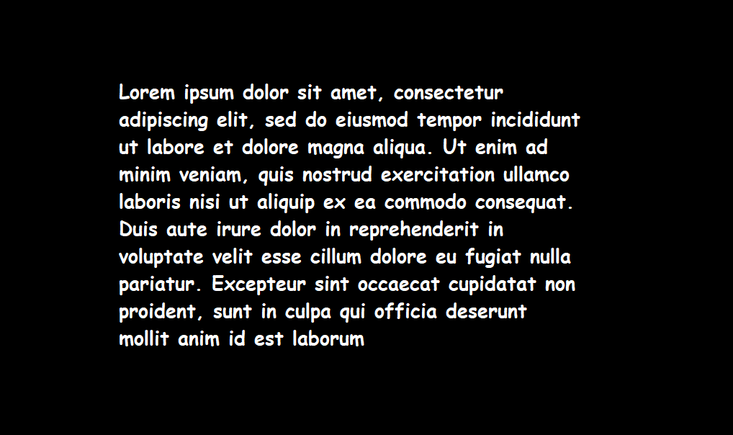
#> input picture src/inputs/dark.png, 733 x 435 px, shrunk from 1018 x 604 before the run, found by its file name
$ python -i image_preprocessing.py   (imports and definitions only)
#> lines starting #> are read from the running program, lines starting #| are printed output that depends on the picture; after the words box and inside, x2 and y2 are one past the last pixel; in counts of white or black regions, pixels touching at a corner belong together
### src/settings.py


class Settings:
    def __init__(self):
        # debug modes
        self.debug_preprocessor = False
        self.debug_line_segmenter = False
        self.debug_word_segmenter = False
        self.debug_character_segmenter = False
        self.debug_character_preprocessor = False
        self.debug_character_recognizor = False
        self.debug_post_processor = False

        # adaptive thresholding parameters
        self.threshold_block_size = 51
        self.threshold_offset = 0.1

        # the range (-theta, theta) across which skew correction is performed (in degrees)
        self.skew_correction_range = 90

        # the fine-angle tuning used for skew correction (in degrees)
        self.skew_correction_step = 1

        # the minimum ratio of pixels in a row (with respect to total number of pixels) for it to be considered a horizontal line
        self.horizontal_line_threshold = 0.4

        # rows around each horizontal line to be remove
        self.line_surround_remove = 2

        # the minimum ratio of pixels in a row (with respect to the maximum) for it to be considered the starting of a line of text
        self.line_segmentation_threshold = 0.1

        # minimum spacing between two lines (in pixels)
        self.line_segmentation_min_height = 5

        # the ratio of height (wrt line height) of a character if it is to be ignored
        # this is useful for ignoring commas and periods
        self.ignore_character_height_ratio = 0.4

        # the minimum number of pixels a feature above a short connected component must have
        # to be considered a tittle
        self.min_tittle_pixels = 5

        # if connectivtiy is 1, then only the 4 Von Neumann neighbours are considered as 'neighbours' of a pixel
        # if connectivity is 2, then all 7 adjacent pixels are considered as 'neighbours'
        # for eroded images, keep connectivity = 2 to prevent the connected components from being broken
        self.connectivity = 2

        # the amount of padding (in pixels) inserted around the square image of each character
        # before image is passed to neural network for recongition
        self.padding = 4

        # skeletonization of character processed image, beofre it is passed to neural network
        # required only if the writing is very thick, or thickness is uneven
        self.skeletonize = False

        # dilation of character processed image, before it is passed to neural network
        # required only if the writing is very thin and the characters have been eroded
        self.dilate = True

        # in a word with both letters and numbers
        # the ratio of num_numbers / num_total below which number correction will be applied
        self.max_number_ratio = 0.5

        # minimum length of word for which autocorrected can be applied
        self.min_word_length_autocorrect = 3

        # maximum ratio of erraneous characters to total characters in a word for which autocorrect can be applied
        self.max_error_ratio = 0.8

        # maximum number of prospective words to be returned by autocorrect
        self.max_autocorrected_words = 4


settings = Settings()

### src/image_preprocessing.py
from matplotlib import pyplot as plt
from multiprocessing import cpu_count, Pool
from numpy import arange, mean, pi, sum, var, zeros
from os import path
from skimage.io import imread
from skimage.color import rgb2gray, rgba2rgb
from skimage.filters import threshold_local, threshold_otsu
from skimage.restoration import denoise_nl_means, estimate_sigma
from skimage.transform import rotate
from tqdm import tqdm

from settings import settings


def get_rotated_image_variance(data):
    image, angle = data
    rotated_image = rotate(image, angle)
    horizontal_profile = sum(rotated_image, axis=1)
    return var(horizontal_profile)


def image_preprocessor(image_name, skew_correction=False, denoising=False, horizontal_lines=False):
    # load image
#> called with image_name = 'inputs/dark.png', skew_correction = False, denoising = False, horizontal_lines = False
    folder_path = path.dirname(__file__)
    original_image = imread(path.join(folder_path, 'inputs', image_name))
#> original_image is the input picture: shape (435, 733, 4); mean R, G, B, A 18.5, 18.5, 18.5, 255
    num_rows, num_cols, num_channels = original_image.shape
#> num_rows = 435; num_cols = 733; num_channels = 4

    if num_channels == 4:
        original_image = rgba2rgb(original_image)
#> original_image: shape (435, 733, 3) float64
    image = rgb2gray(original_image)
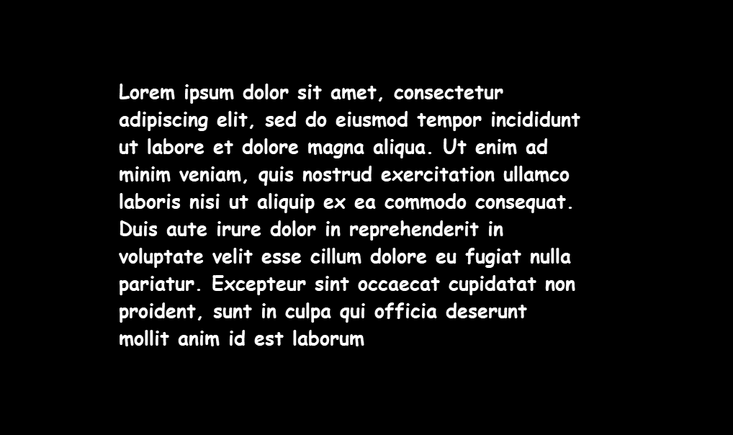
#> image: shape (435, 733) float64; min 0, max 1, mean 0.0724

    if settings.debug_preprocessor:
        plt.title("Grayscale image")
        plt.imshow(image, cmap='gray')
        plt.axis('off')
        plt.show()

    # thresholding
    otsu_threshold = threshold_otsu(image)
#> otsu_threshold = 0.436
    image_otsu_1 = image > otsu_threshold
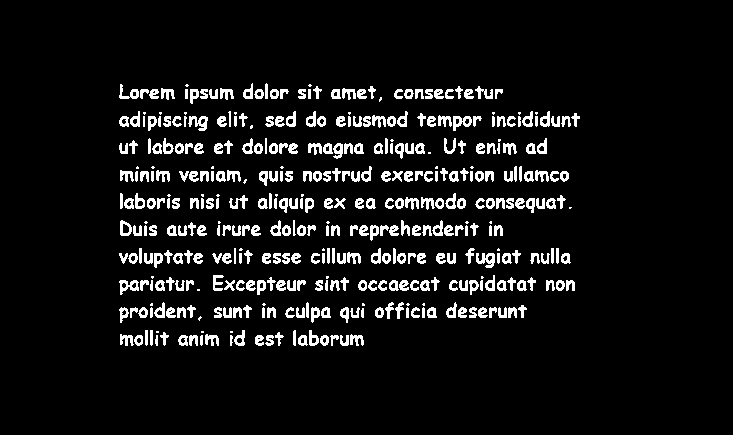
#> image_otsu_1: shape (435, 733) bool; 7.6% white; 411 white regions (49 under 20 px), largest, box (x1, y1, x2, y2) and area: (476, 253, 495, 268) 171, (188, 116, 208, 131) 164, (453, 116, 472, 131) 156
    image_otsu_2 = image < otsu_threshold

    if sum(image_otsu_1) > sum(image_otsu_2):
        threshold = threshold_local(image, settings.threshold_block_size, offset=settings.threshold_offset)
        image = image < threshold
    else:
        print("Dark image detected. Inverting image and recalculating local thresholds ...")
        image = 1 - image
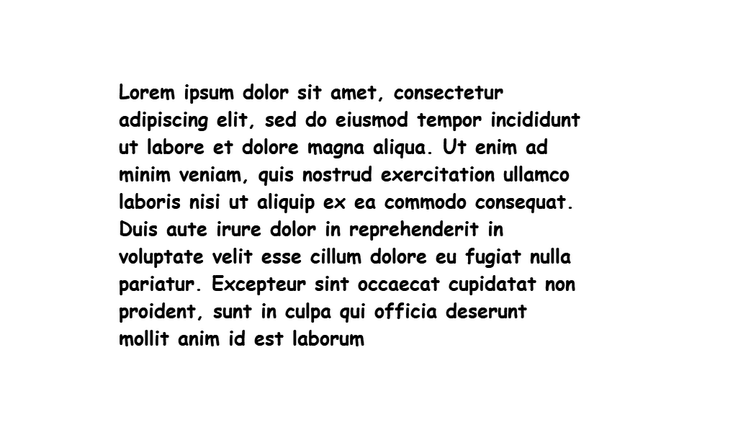
#> image: shape (435, 733) float64; min 0, max 1, mean 0.928
        threshold = threshold_local(image, settings.threshold_block_size, offset=settings.threshold_offset)
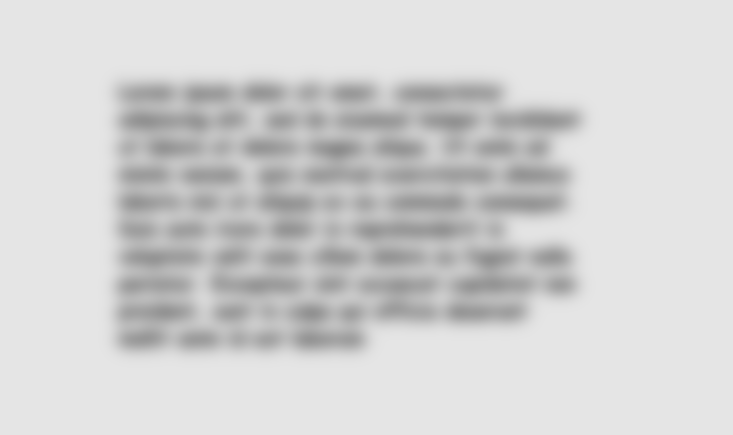
#> threshold: shape (435, 733) float64; min 0.554, max 0.9, mean 0.828
        image = image < threshold
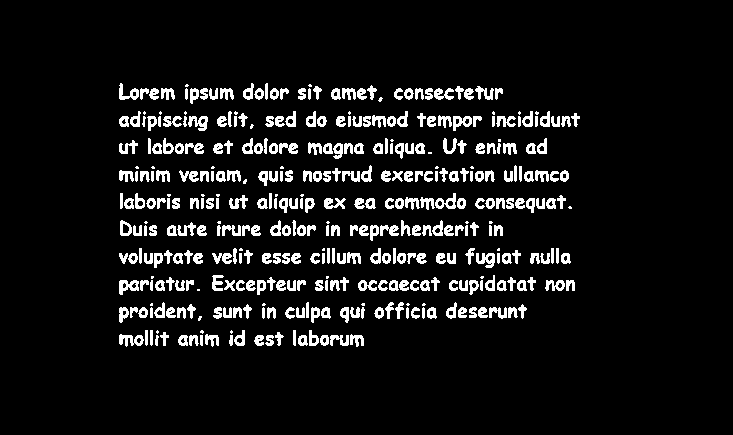
#> image: shape (435, 733) bool; 8.1% white; 392 white regions (49 under 20 px), largest, box (x1, y1, x2, y2) and area: (119, 334, 144, 347) 187, (119, 280, 139, 295) 179, (476, 253, 495, 268) 175

    if settings.debug_preprocessor:
        plt.title("Thresholded image")
        plt.imshow(image, cmap='gray')
        plt.axis('off')
        plt.show()

    if denoising:
        print("\nDenoising image ...")
        sigma = mean(estimate_sigma(image, channel_axis=-1))
        image = denoise_nl_means(original_image, h = 0.8 * sigma, fast_mode=True)

        if settings.debug_preprocessor:
            plt.title("Denoised image")
            plt.imshow(image, cmap='gray')
            plt.axis('off')
            plt.show()

    # skew correction
    if skew_correction:
        skew_range = settings.skew_correction_range
        angles = arange(-skew_range, +skew_range, settings.skew_correction_step)

        data = [(image, angle) for angle in angles]
        pool = Pool(cpu_count() - 1)

        print("Performing skew correction (will take a few seconds to initialize multiprocessing) ...")
        variances = list(tqdm(pool.imap(get_rotated_image_variance, data), total=len(data)))

        best_angle = angles[variances.index(max(variances))]
        image = rotate(image, best_angle, mode='constant', cval=0)

        if settings.debug_preprocessor:
            plt.title("Skew corrected image")
            plt.imshow(image, cmap='gray')
            plt.axis('off')
            plt.show()

    if horizontal_lines:
        horizontal_histogram = zeros(num_rows)
        for row in range(num_rows):
            horizontal_histogram[row] = sum(image[row, :])

        horizontal_line_locations = []
        for row in range(num_rows):
            ratio = horizontal_histogram[row] / num_cols
            if ratio > settings.horizontal_line_threshold:
                horizontal_line_locations.append(row)

        for row in horizontal_line_locations:
            image[row, :] = 0

            for surround_row in range(row - settings.line_surround_remove, row + settings.line_surround_remove + 1):
                if surround_row < 0 or surround_row >= num_rows:
                    continue
                image[surround_row, :] = 0

        if settings.debug_preprocessor:
            plt.title("Horizontal lines removed")
            plt.imshow(image, cmap='gray')
            plt.axis('off')
            plt.show()

    return image


# [2 lines not run here, left out]

>>> result = image_preprocessor('inputs/dark.png')
